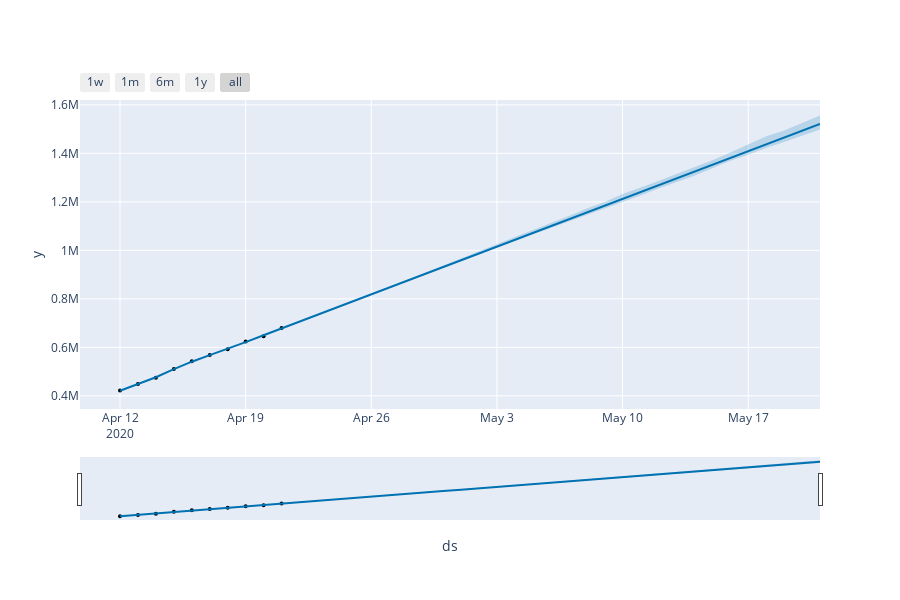

This figure's notebook cell:
### Markdown cell above
Para poder ver los componentes del pronóstico, usaremos plot_plotly

### Code cell
fig = plot_plotly(m, forecast)
py.iplot(fig) 
fig = m.plot(forecast,xlabel='Date',ylabel='Recovered Count')
